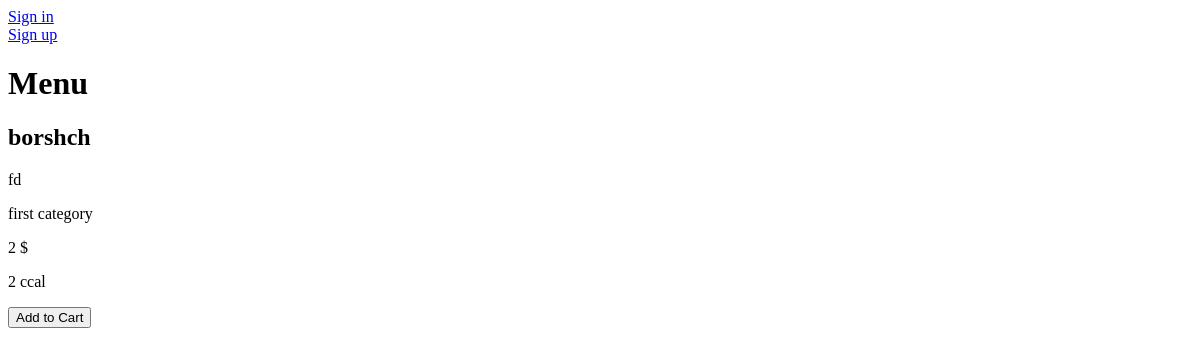
Before: /menu with the older database file.
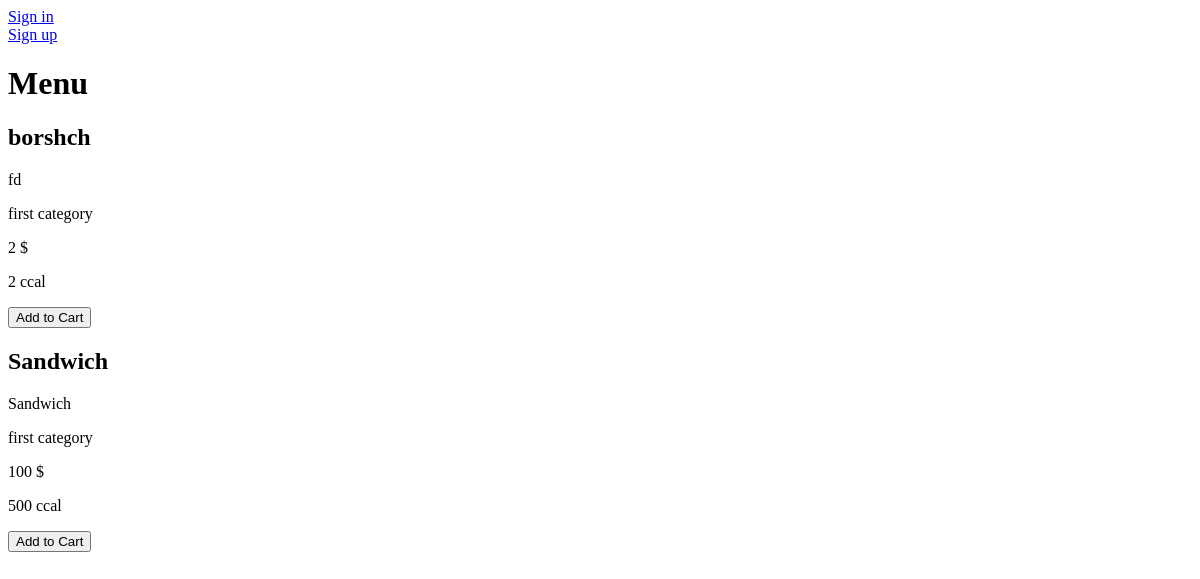
After: the same page with the newer database file.
### tables this page shows
CREATE TABLE "Dishes" (
	"id"	TEXT NOT NULL UNIQUE,
	"dish_name"	TEXT NOT NULL UNIQUE,
	"price"	INTEGER NOT NULL,
	"description"	TEXT,
	"available"	INTEGER NOT NULL,
	"photo"	TEXT NOT NULL,
	"ccal"	INTEGER NOT NULL,
	"protein"	INTEGER NOT NULL,
	"fat"	INTEGER NOT NULL,
	"carb"	INTEGER NOT NULL,
	"category"	TEXT NOT NULL);

### app.py (the view)
@app.route("/menu", methods=["GET", "POST"])
def menu():
    return menu_actions()

### services/menu.py (called while the page is built)
def menu_actions():
    with SQLiteDB("dish.db") as db:
        if request.method == "POST":
            data = request.form.to_dict()
            data["id"] = data["dish_name"].replace(" ", "_")
            data["available"] = 1
            db.insert_into("Dishes", data)
        dishes = db.select_from("Dishes", ["*"])
    return render_template("menu.html", dishes=dishes)

### utils/sql_lite.py (called while the page is built)
    def __enter__(self):
        return self

    def __exit__(self, exc_type, exc_val, exc_tb):
        self.con.commit()
        self.con.close()

    def __dict_factory(self, cursor, row):
        d = {}
        for idx, col in enumerate(cursor.description):
            d[col[0]] = row[idx]
        return d

    def sql_query(self, query):
        res = self.cur.execute(query)
        return res.fetchall()

### templates/menu.html (shortened to what this page needs)
<!DOCTYPE html>
<html lang="en">
<head>
</head>
<body>
{% if session.user_id %}
    Hello {{ session.user_name}}
{% else %}
<a href="/user/sign_in">Sign in</a>
<br>
<a href="/user/register">Sign up</a>
{% endif %}
    <h1>Menu</h1>
    <div>
    {% for dish in dishes %}
        <div>
            <form method="post">
            <h2>{{ dish.dish_name }}</h2>
            <p>{{ dish.description }}</p>
            <p>{{ dish.category }} category </p>
            <p>{{ dish.price }} $</p>
            <p>{{ dish.ccal }} ccal</p>
            <button onclick="addToCart(this)" dish_id={{dish.id}} type="submit">Add to Cart </button>
            </form>
        </div>
    {% endfor %}
    </div>
</body>
</html>

Changed rows visible on the page:
added Dishes: dish_name "Sandwich", description "Sandwich", category "first", price "100", ccal "500"
